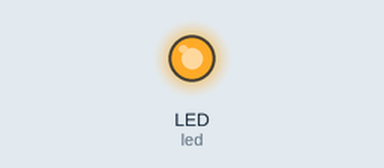
The program below on a simulated CircuitPython board. Parts: output pins drawn as LEDs (lit = HIGH).

Above: at 1.0 s.
At 3.0 s:
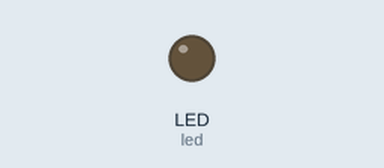
Timing chart, 0 to 5.2 s (numbered marks = the images above):
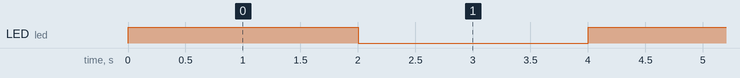

The program:

LED_blink.py
```python
# type: ignore
import board
import digitalio
import time

led = digitalio.DigitalInOut(board.LED)
led.direction = digitalio.Direction.OUTPUT

while True:
    led.value = True
    time.sleep(2)
    led.value = False
    time.sleep(2)
```

Measured:
- by itself, LED (led): alternates HIGH for 2.0 s and LOW for 2.0 s
